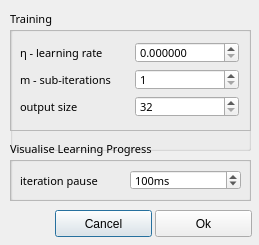
<?xml version="1.0" encoding="UTF-8"?>
<ui version="4.0">
 <class>SOMSettings</class>
 <widget class="QDialog" name="SOMSettings">
  <property name="geometry">
   <rect>
    <x>0</x>
    <y>0</y>
    <width>259</width>
    <height>245</height>
   </rect>
  </property>
  <property name="windowTitle">
   <string>Dialog</string>
  </property>
  <widget class="QGroupBox" name="groupBox_training">
   <property name="geometry">
    <rect>
     <x>10</x>
     <y>10</y>
     <width>241</width>
     <height>141</height>
    </rect>
   </property>
   <property name="font">
    <font>
     <family>Ariel</family>
     <pointsize>8</pointsize>
    </font>
   </property>
   <property name="title">
    <string>Training</string>
   </property>
   <widget class="QFrame" name="frame_training">
    <property name="geometry">
     <rect>
      <x>0</x>
      <y>20</y>
      <width>241</width>
      <height>101</height>
     </rect>
    </property>
    <property name="frameShape">
     <enum>QFrame::StyledPanel</enum>
    </property>
    <property name="frameShadow">
     <enum>QFrame::Raised</enum>
    </property>
    <widget class="QLabel" name="label_trainingSigma">
     <property name="geometry">
      <rect>
       <x>10</x>
       <y>12</y>
       <width>109</width>
       <height>21</height>
      </rect>
     </property>
     <property name="text">
      <string>η - learning rate</string>
     </property>
    </widget>
    <widget class="QSpinBox" name="spinBox_subIterations">
     <property name="geometry">
      <rect>
       <x>125</x>
       <y>39</y>
       <width>104</width>
       <height>21</height>
      </rect>
     </property>
     <property name="minimum">
      <number>1</number>
     </property>
     <property name="maximum">
      <number>10000</number>
     </property>
     <property name="value">
      <number>1</number>
     </property>
    </widget>
    <widget class="QSpinBox" name="spinBox_numOutputs">
     <property name="geometry">
      <rect>
       <x>125</x>
       <y>66</y>
       <width>104</width>
       <height>21</height>
      </rect>
     </property>
     <property name="font">
      <font>
       <pointsize>8</pointsize>
      </font>
     </property>
     <property name="styleSheet">
      <string notr="true"/>
     </property>
     <property name="inputMethodHints">
      <set>Qt::ImhNone</set>
     </property>
     <property name="readOnly">
      <bool>false</bool>
     </property>
     <property name="accelerated">
      <bool>true</bool>
     </property>
     <property name="minimum">
      <number>32</number>
     </property>
     <property name="maximum">
      <number>1000000</number>
     </property>
     <property name="value">
      <number>32</number>
     </property>
    </widget>
    <widget class="QDoubleSpinBox" name="doubleSpinBox_learningRate">
     <property name="geometry">
      <rect>
       <x>125</x>
       <y>12</y>
       <width>104</width>
       <height>21</height>
      </rect>
     </property>
     <property name="decimals">
      <number>6</number>
     </property>
     <property name="singleStep">
      <double>0.010000000000000</double>
     </property>
     <property name="value">
      <double>0.000000000000000</double>
     </property>
    </widget>
    <widget class="QLabel" name="label_numOutputs">
     <property name="geometry">
      <rect>
       <x>10</x>
       <y>66</y>
       <width>109</width>
       <height>21</height>
      </rect>
     </property>
     <property name="text">
      <string>output size</string>
     </property>
    </widget>
    <widget class="QLabel" name="label_threshold">
     <property name="geometry">
      <rect>
       <x>10</x>
       <y>39</y>
       <width>109</width>
       <height>21</height>
      </rect>
     </property>
     <property name="text">
      <string>m - sub-iterations</string>
     </property>
    </widget>
   </widget>
  </widget>
  <widget class="QGroupBox" name="groupBox_visualiseLearningProgress">
   <property name="geometry">
    <rect>
     <x>10</x>
     <y>140</y>
     <width>241</width>
     <height>61</height>
    </rect>
   </property>
   <property name="font">
    <font>
     <family>Ariel</family>
     <pointsize>8</pointsize>
    </font>
   </property>
   <property name="title">
    <string>Visualise Learning Progress</string>
   </property>
   <widget class="QFrame" name="frame_visualiseLearningProgress">
    <property name="geometry">
     <rect>
      <x>0</x>
      <y>20</y>
      <width>241</width>
      <height>41</height>
     </rect>
    </property>
    <property name="frameShape">
     <enum>QFrame::StyledPanel</enum>
    </property>
    <property name="frameShadow">
     <enum>QFrame::Raised</enum>
    </property>
    <widget class="QLabel" name="label_iterationPause">
     <property name="geometry">
      <rect>
       <x>10</x>
       <y>10</y>
       <width>109</width>
       <height>21</height>
      </rect>
     </property>
     <property name="text">
      <string>iteration pause</string>
     </property>
    </widget>
    <widget class="QSpinBox" name="spinBox_iterationPause">
     <property name="geometry">
      <rect>
       <x>120</x>
       <y>10</y>
       <width>111</width>
       <height>20</height>
      </rect>
     </property>
     <property name="suffix">
      <string>ms</string>
     </property>
     <property name="minimum">
      <number>10</number>
     </property>
     <property name="maximum">
      <number>10000</number>
     </property>
     <property name="value">
      <number>100</number>
     </property>
    </widget>
   </widget>
  </widget>
  <widget class="QPushButton" name="pushButton_cancel">
   <property name="geometry">
    <rect>
     <x>55</x>
     <y>210</y>
     <width>97</width>
     <height>27</height>
    </rect>
   </property>
   <property name="text">
    <string>Cancel</string>
   </property>
  </widget>
  <widget class="QPushButton" name="pushButton_ok">
   <property name="geometry">
    <rect>
     <x>155</x>
     <y>210</y>
     <width>97</width>
     <height>27</height>
    </rect>
   </property>
   <property name="text">
    <string>Ok</string>
   </property>
  </widget>
 </widget>
 <resources/>
 <connections/>
</ui>
